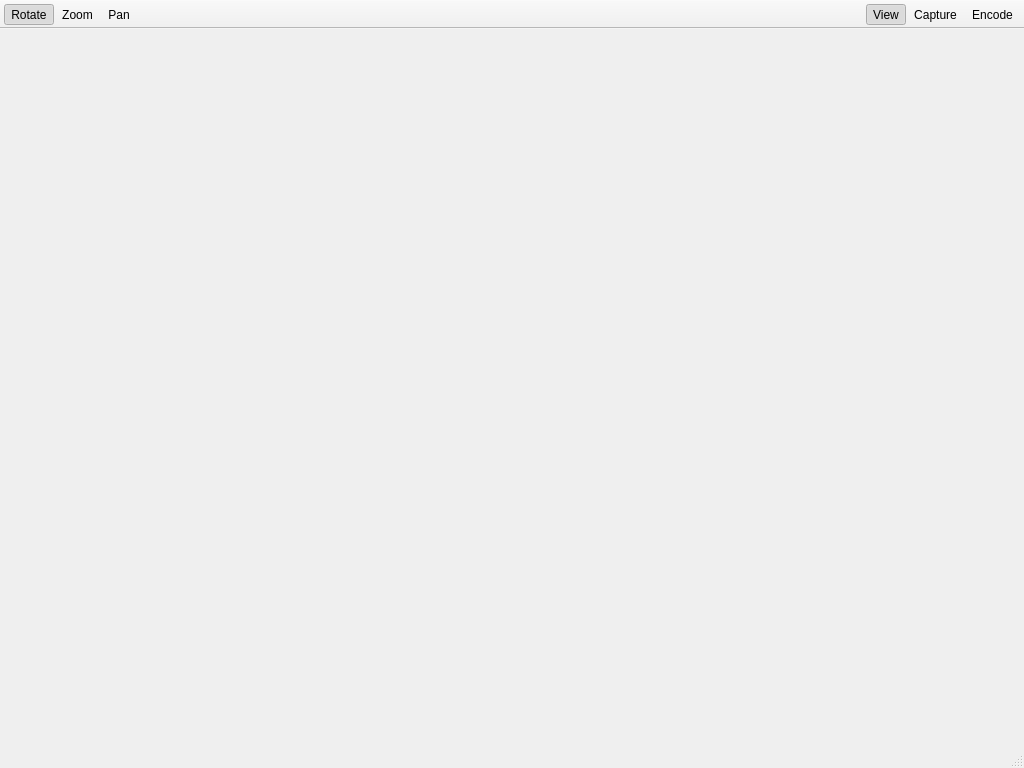
<?xml version="1.0" encoding="UTF-8"?>
<ui version="4.0">
 <class>MainWindow</class>
 <widget class="QMainWindow" name="MainWindow">
  <property name="geometry">
   <rect>
    <x>0</x>
    <y>0</y>
    <width>1024</width>
    <height>768</height>
   </rect>
  </property>
  <property name="maximumSize">
   <size>
    <width>10000</width>
    <height>10000</height>
   </size>
  </property>
  <property name="windowTitle">
   <string>Structured Light Suite</string>
  </property>
  <property name="styleSheet">
   <string notr="true"/>
  </property>
  <widget class="QWidget" name="MainWidget">
   <property name="sizePolicy">
    <sizepolicy hsizetype="Expanding" vsizetype="Expanding">
     <horstretch>0</horstretch>
     <verstretch>0</verstretch>
    </sizepolicy>
   </property>
   <property name="minimumSize">
    <size>
     <width>535</width>
     <height>530</height>
    </size>
   </property>
   <property name="windowTitle">
    <string>Holoprojector</string>
   </property>
   <layout class="QHBoxLayout" name="horizontalLayout_2">
    <item>
     <widget class="QStackedWidget" name="mainView">
      <property name="sizePolicy">
       <sizepolicy hsizetype="Expanding" vsizetype="Expanding">
        <horstretch>0</horstretch>
        <verstretch>0</verstretch>
       </sizepolicy>
      </property>
      <property name="currentIndex">
       <number>2</number>
      </property>
      <widget class="ViewController" name="viewController">
       <property name="sizePolicy">
        <sizepolicy hsizetype="Expanding" vsizetype="Expanding">
         <horstretch>0</horstretch>
         <verstretch>0</verstretch>
        </sizepolicy>
       </property>
      </widget>
      <widget class="EncoderController" name="encodeController">
       <property name="sizePolicy">
        <sizepolicy hsizetype="Expanding" vsizetype="Expanding">
         <horstretch>0</horstretch>
         <verstretch>0</verstretch>
        </sizepolicy>
       </property>
      </widget>
      <widget class="CaptureController" name="captureController">
       <property name="sizePolicy">
        <sizepolicy hsizetype="Expanding" vsizetype="Expanding">
         <horstretch>0</horstretch>
         <verstretch>0</verstretch>
        </sizepolicy>
       </property>
      </widget>
     </widget>
    </item>
    <item>
     <widget class="QListWidget" name="fileList">
      <property name="sizePolicy">
       <sizepolicy hsizetype="Fixed" vsizetype="Expanding">
        <horstretch>0</horstretch>
        <verstretch>0</verstretch>
       </sizepolicy>
      </property>
      <property name="minimumSize">
       <size>
        <width>0</width>
        <height>512</height>
       </size>
      </property>
      <property name="maximumSize">
       <size>
        <width>0</width>
        <height>512</height>
       </size>
      </property>
      <property name="frameShape">
       <enum>QFrame::StyledPanel</enum>
      </property>
      <property name="frameShadow">
       <enum>QFrame::Sunken</enum>
      </property>
      <property name="lineWidth">
       <number>1</number>
      </property>
      <property name="showDropIndicator" stdset="0">
       <bool>false</bool>
      </property>
     </widget>
    </item>
   </layout>
  </widget>
  <widget class="QToolBar" name="toolBar">
   <property name="windowTitle">
    <string>toolBar</string>
   </property>
   <property name="movable">
    <bool>false</bool>
   </property>
   <property name="allowedAreas">
    <set>Qt::TopToolBarArea</set>
   </property>
   <property name="floatable">
    <bool>false</bool>
   </property>
   <attribute name="toolBarArea">
    <enum>TopToolBarArea</enum>
   </attribute>
   <attribute name="toolBarBreak">
    <bool>false</bool>
   </attribute>
   <addaction name="actionRotate"/>
   <addaction name="actionZoom"/>
   <addaction name="actionPan"/>
  </widget>
  <widget class="QToolBar" name="modeBar">
   <property name="windowTitle">
    <string>toolBar_2</string>
   </property>
   <property name="layoutDirection">
    <enum>Qt::RightToLeft</enum>
   </property>
   <property name="movable">
    <bool>false</bool>
   </property>
   <property name="allowedAreas">
    <set>Qt::LeftToolBarArea</set>
   </property>
   <attribute name="toolBarArea">
    <enum>TopToolBarArea</enum>
   </attribute>
   <attribute name="toolBarBreak">
    <bool>false</bool>
   </attribute>
   <addaction name="modeEncode"/>
   <addaction name="modeCapture"/>
   <addaction name="modeView"/>
  </widget>
  <widget class="QStatusBar" name="infoBar"/>
  <action name="actionOpenXYZM">
   <property name="text">
    <string>Open XYZ</string>
   </property>
  </action>
  <action name="actionOpen_Holovideo">
   <property name="text">
    <string>Open Holovideo</string>
   </property>
  </action>
  <action name="actionRotate">
   <property name="checkable">
    <bool>true</bool>
   </property>
   <property name="checked">
    <bool>true</bool>
   </property>
   <property name="icon">
    <iconset resource="MainWindow.qrc">
     <normaloff>:/images/Orbit Tool</normaloff>:/images/Orbit Tool</iconset>
   </property>
   <property name="text">
    <string>Rotate</string>
   </property>
   <property name="toolTip">
    <string>Rotate</string>
   </property>
  </action>
  <action name="actionZoom">
   <property name="checkable">
    <bool>true</bool>
   </property>
   <property name="icon">
    <iconset resource="MainWindow.qrc">
     <normaloff>:/images/Zoom Tool</normaloff>:/images/Zoom Tool</iconset>
   </property>
   <property name="text">
    <string>Zoom</string>
   </property>
   <property name="toolTip">
    <string>zoom</string>
   </property>
  </action>
  <action name="actionPan">
   <property name="checkable">
    <bool>true</bool>
   </property>
   <property name="icon">
    <iconset resource="MainWindow.qrc">
     <normaloff>:/images/Pan Tool</normaloff>:/images/Pan Tool</iconset>
   </property>
   <property name="text">
    <string>Pan</string>
   </property>
   <property name="toolTip">
    <string>pan</string>
   </property>
  </action>
  <action name="actionOpen_Holoimage">
   <property name="text">
    <string>Open Holoimage</string>
   </property>
  </action>
  <action name="actionExportSingleFrame">
   <property name="text">
    <string>Single Frame</string>
   </property>
  </action>
  <action name="actionExportEntireVideo">
   <property name="text">
    <string>Entire Video</string>
   </property>
  </action>
  <action name="modeView">
   <property name="checkable">
    <bool>true</bool>
   </property>
   <property name="checked">
    <bool>true</bool>
   </property>
   <property name="text">
    <string>View</string>
   </property>
   <property name="toolTip">
    <string>View Geometry</string>
   </property>
  </action>
  <action name="modeEncode">
   <property name="checkable">
    <bool>true</bool>
   </property>
   <property name="text">
    <string>Encode</string>
   </property>
   <property name="toolTip">
    <string>Encode Geometry</string>
   </property>
  </action>
  <action name="modeCapture">
   <property name="checkable">
    <bool>true</bool>
   </property>
   <property name="text">
    <string>Capture</string>
   </property>
   <property name="toolTip">
    <string>Capture Geometry</string>
   </property>
  </action>
  <action name="actionCalibrateRefrence">
   <property name="text">
    <string>Calibrate Reference</string>
   </property>
  </action>
  <action name="actionConnectCamera">
   <property name="text">
    <string>Connect Camera</string>
   </property>
  </action>
  <action name="actionDisconnectCamera">
   <property name="text">
    <string>Disconnect Camera</string>
   </property>
  </action>
 </widget>
 <customwidgets>
  <customwidget>
   <class>ViewController</class>
   <extends>QWidget</extends>
   <header>ViewController.h</header>
   <container>1</container>
  </customwidget>
  <customwidget>
   <class>EncoderController</class>
   <extends>QWidget</extends>
   <header>Encode/EncoderController.h</header>
   <container>1</container>
  </customwidget>
  <customwidget>
   <class>CaptureController</class>
   <extends>QWidget</extends>
   <header location="global">Capture/CaptureController.h</header>
   <container>1</container>
  </customwidget>
 </customwidgets>
 <resources>
  <include location="MainWindow.qrc"/>
 </resources>
 <connections/>
</ui>
